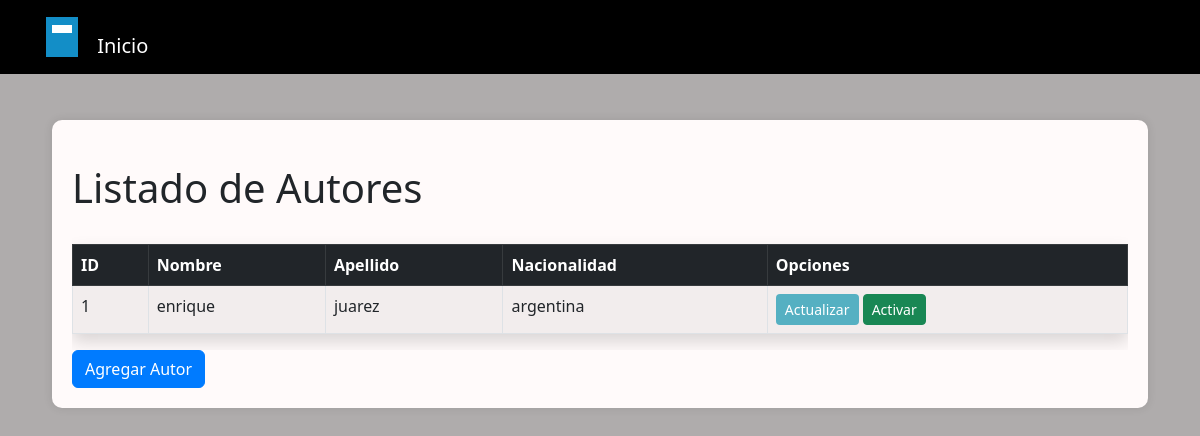
The page /biblioteca/autores/listado/ on the database as committed earlier.
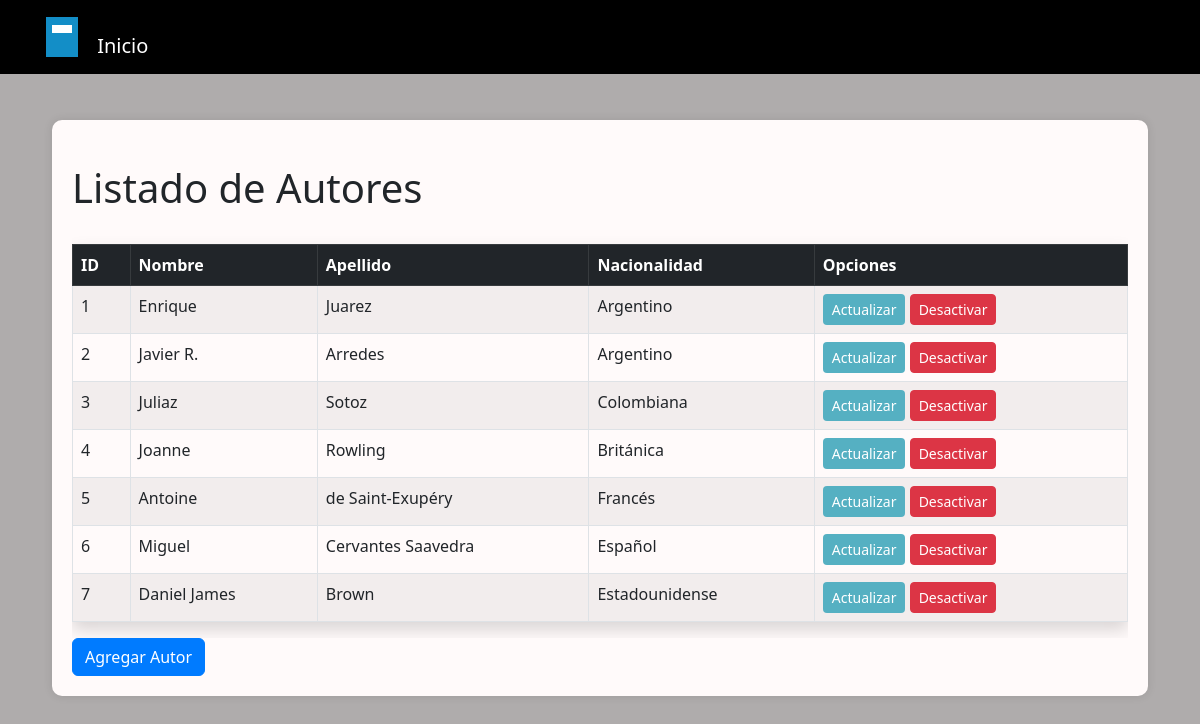
The same page on the database as committed later.
### biblioteca/models.py (models this page shows, shortened)
class Autor(models.Model):
    nombre = models.CharField(max_length=30)
    apellido = models.CharField(max_length=30)
    nacionalidad = models.CharField(max_length=60)
    activo = models.BooleanField(default=True)

### biblioteca/views.py (the view)
# urls.py: path('autores/listado/', listado_autores, name='listado_autores'),
def listado_autores(request):
    lista_autores = Autor.objects.all()
    return render(request, "biblioteca/listado_autores.html", {"lista_autores" : lista_autores})

### biblioteca/templates/biblioteca/listado_autores.html (shortened to what this page needs)
{% load static %}
<!DOCTYPE html>
<html lang="en">
    <head>
        <link rel="stylesheet" href="{% static 'css/bootstrap.min.css' %}">
        <link rel="stylesheet" href="{% static 'css/propios.css' %}">
    </head>
    <body>
        <nav class="navbar navbar-expand-lg navbar-dark bg-black fixed-top">
            <div class="container">
              <a class="navbar-brand" href="{% url 'pagina_principal' %}">
                <span class="logo-icon"></span>
                Inicio
              </a>
            </div>
        </nav>
        <div class="container mt-4">
            <div class="content-container">
                <h1 class="mt-4">Listado de Autores</h1>
                <div class="table-responsive">
                    <table class="table table-bordered table-striped table-hover mt-4 shadow">
                        <thead class="table-dark">
                            <tr>
                                <th>ID</th>
                                <th>Nombre</th>
                                <th>Apellido</th>
                                <th>Nacionalidad</th>
                                <th>Opciones</th>
                            </tr>
                        </thead>
                        <tbody>
                            {% for autor in lista_autores %}
                                <tr>
                                    <td>{{ autor.id }}</td>
                                    <td>{{ autor.nombre }}</td>
                                    <td>{{ autor.apellido }}</td>
                                    <td>{{ autor.nacionalidad }}</td>
                                    <td>
                                        <a class="btn btn-celeste-claro btn-sm" href="{% url 'actualizar_autores' autor.id %}"> Actualizar</a>
                                        {% if autor.activo %}
                                            <a class="btn btn-danger btn-sm" href="{% url 'desactivar_autor' autor.id %}">Desactivar</a>
                                        {% else %}
                                            <a class="btn btn-success btn-sm" href="{% url 'activar_autor' autor.id %}">Activar</a>
                                        {% endif %}
                                    </td>
                                </tr>
                            {% endfor %}
                        </tbody>
                    </table>
                </div>
            <a href="{% url 'nuevo_autores' %}" class="btn btn-primary">Agregar Autor</a>
            </div>
        </div>
    </body>
</html>

Rows that differ between the two databases and show on the page:
changed Autor id 1: nombre "enrique" → "Enrique"; apellido "juarez" → "Juarez"; nacionalidad "argentina" → "Argentino"; activo "Activar" → "Desactivar"
added Autor: id "2", nombre "Javier R.", apellido "Arredes", nacionalidad "Argentino", activo "Desactivar"
added Autor: id "3", nombre "Juliaz", apellido "Sotoz", nacionalidad "Colombiana", activo "Desactivar"
added Autor: id "4", nombre "Joanne", apellido "Rowling", nacionalidad "Británica", activo "Desactivar"
added Autor: id "5", nombre "Antoine", apellido "de Saint-Exupéry", nacionalidad "Francés", activo "Desactivar"
added Autor: id "6", nombre "Miguel", apellido "Cervantes Saavedra", nacionalidad "Español", activo "Desactivar"
added Autor: id "7", nombre "Daniel James", apellido "Brown", nacionalidad "Estadounidense", activo "Desactivar"
